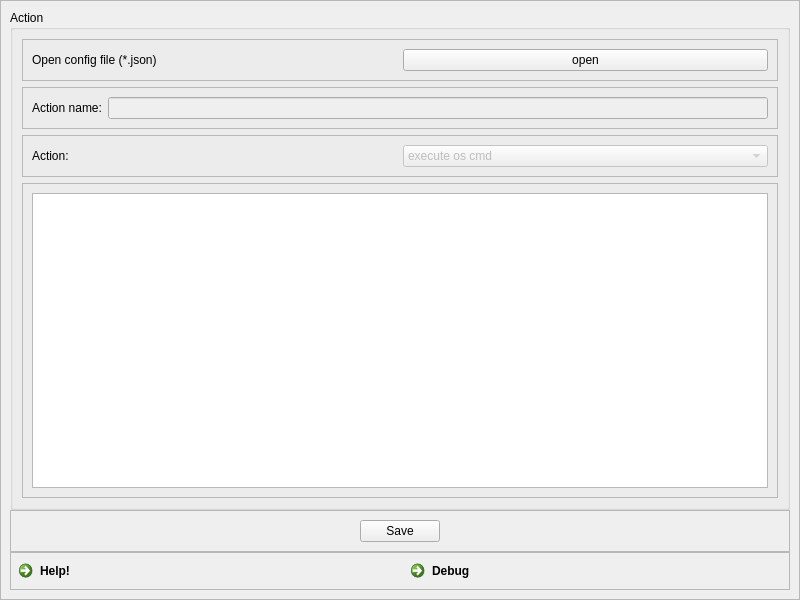
<?xml version="1.0" encoding="UTF-8"?>
<ui version="4.0">
 <class>MainWindow</class>
 <widget class="QMainWindow" name="MainWindow">
  <property name="geometry">
   <rect>
    <x>0</x>
    <y>0</y>
    <width>800</width>
    <height>600</height>
   </rect>
  </property>
  <property name="windowTitle">
   <string>NVcoder Stream Deck actions configurator</string>
  </property>
  <widget class="QWidget" name="centralwidget">
   <layout class="QHBoxLayout" name="horizontalLayout">
    <property name="spacing">
     <number>0</number>
    </property>
    <property name="leftMargin">
     <number>0</number>
    </property>
    <property name="topMargin">
     <number>0</number>
    </property>
    <property name="rightMargin">
     <number>0</number>
    </property>
    <property name="bottomMargin">
     <number>0</number>
    </property>
    <item>
     <widget class="QFrame" name="frame">
      <property name="frameShape">
       <enum>QFrame::StyledPanel</enum>
      </property>
      <property name="frameShadow">
       <enum>QFrame::Raised</enum>
      </property>
      <layout class="QVBoxLayout" name="verticalLayout">
       <property name="spacing">
        <number>0</number>
       </property>
       <property name="leftMargin">
        <number>9</number>
       </property>
       <property name="topMargin">
        <number>9</number>
       </property>
       <property name="rightMargin">
        <number>9</number>
       </property>
       <property name="bottomMargin">
        <number>9</number>
       </property>
       <item>
        <widget class="QGroupBox" name="groupBox">
         <property name="title">
          <string>Action</string>
         </property>
         <layout class="QVBoxLayout" name="verticalLayout_2">
          <item>
           <widget class="QFrame" name="frame_5">
            <property name="frameShape">
             <enum>QFrame::StyledPanel</enum>
            </property>
            <property name="frameShadow">
             <enum>QFrame::Raised</enum>
            </property>
            <layout class="QHBoxLayout" name="horizontalLayout_4">
             <item>
              <widget class="QLabel" name="label_3">
               <property name="text">
                <string>Open config file (*.json)</string>
               </property>
              </widget>
             </item>
             <item>
              <widget class="QPushButton" name="pushButton">
               <property name="text">
                <string>open</string>
               </property>
              </widget>
             </item>
            </layout>
           </widget>
          </item>
          <item>
           <widget class="QFrame" name="frame_2">
            <property name="frameShape">
             <enum>QFrame::StyledPanel</enum>
            </property>
            <property name="frameShadow">
             <enum>QFrame::Raised</enum>
            </property>
            <layout class="QHBoxLayout" name="horizontalLayout_2">
             <item>
              <widget class="QLabel" name="label">
               <property name="text">
                <string>Action name:</string>
               </property>
              </widget>
             </item>
             <item>
              <widget class="QLineEdit" name="lineEdit">
               <property name="enabled">
                <bool>false</bool>
               </property>
              </widget>
             </item>
            </layout>
           </widget>
          </item>
          <item>
           <widget class="QFrame" name="frame_3">
            <property name="frameShape">
             <enum>QFrame::StyledPanel</enum>
            </property>
            <property name="frameShadow">
             <enum>QFrame::Raised</enum>
            </property>
            <layout class="QHBoxLayout" name="horizontalLayout_3">
             <item>
              <widget class="QLabel" name="label_2">
               <property name="text">
                <string>Action:</string>
               </property>
              </widget>
             </item>
             <item>
              <widget class="QComboBox" name="comboBox">
               <property name="enabled">
                <bool>false</bool>
               </property>
               <item>
                <property name="text">
                 <string>execute os cmd</string>
                </property>
               </item>
               <item>
                <property name="text">
                 <string>play sound</string>
                </property>
               </item>
               <item>
                <property name="text">
                 <string>press key</string>
                </property>
               </item>
               <item>
                <property name="text">
                 <string>press keys sequence</string>
                </property>
               </item>
               <item>
                <property name="text">
                 <string>type something</string>
                </property>
               </item>
               <item>
                <property name="text">
                 <string>execute python function</string>
                </property>
               </item>
              </widget>
             </item>
            </layout>
           </widget>
          </item>
          <item>
           <widget class="QFrame" name="frame_4">
            <property name="frameShape">
             <enum>QFrame::StyledPanel</enum>
            </property>
            <property name="frameShadow">
             <enum>QFrame::Raised</enum>
            </property>
            <layout class="QVBoxLayout" name="verticalLayout_3">
             <item>
              <widget class="QTableWidget" name="tableWidget"/>
             </item>
            </layout>
           </widget>
          </item>
         </layout>
        </widget>
       </item>
       <item>
        <widget class="QFrame" name="frame_7">
         <property name="frameShape">
          <enum>QFrame::StyledPanel</enum>
         </property>
         <property name="frameShadow">
          <enum>QFrame::Raised</enum>
         </property>
         <layout class="QHBoxLayout" name="horizontalLayout_6">
          <item>
           <spacer name="horizontalSpacer">
            <property name="orientation">
             <enum>Qt::Horizontal</enum>
            </property>
            <property name="sizeHint" stdset="0">
             <size>
              <width>40</width>
              <height>20</height>
             </size>
            </property>
           </spacer>
          </item>
          <item>
           <widget class="QPushButton" name="pushButton_2">
            <property name="text">
             <string>Save</string>
            </property>
           </widget>
          </item>
          <item>
           <spacer name="horizontalSpacer_2">
            <property name="orientation">
             <enum>Qt::Horizontal</enum>
            </property>
            <property name="sizeHint" stdset="0">
             <size>
              <width>40</width>
              <height>20</height>
             </size>
            </property>
           </spacer>
          </item>
         </layout>
        </widget>
       </item>
       <item>
        <widget class="QFrame" name="frame_6">
         <property name="frameShape">
          <enum>QFrame::StyledPanel</enum>
         </property>
         <property name="frameShadow">
          <enum>QFrame::Raised</enum>
         </property>
         <layout class="QHBoxLayout" name="horizontalLayout_5">
          <property name="leftMargin">
           <number>0</number>
          </property>
          <property name="topMargin">
           <number>0</number>
          </property>
          <property name="rightMargin">
           <number>0</number>
          </property>
          <property name="bottomMargin">
           <number>0</number>
          </property>
          <item>
           <widget class="QCommandLinkButton" name="commandLinkButton">
            <property name="text">
             <string>Help!</string>
            </property>
           </widget>
          </item>
          <item>
           <widget class="QCommandLinkButton" name="commandLinkButton_2">
            <property name="text">
             <string>Debug</string>
            </property>
           </widget>
          </item>
         </layout>
        </widget>
       </item>
      </layout>
     </widget>
    </item>
   </layout>
  </widget>
 </widget>
 <resources/>
 <connections/>
</ui>
